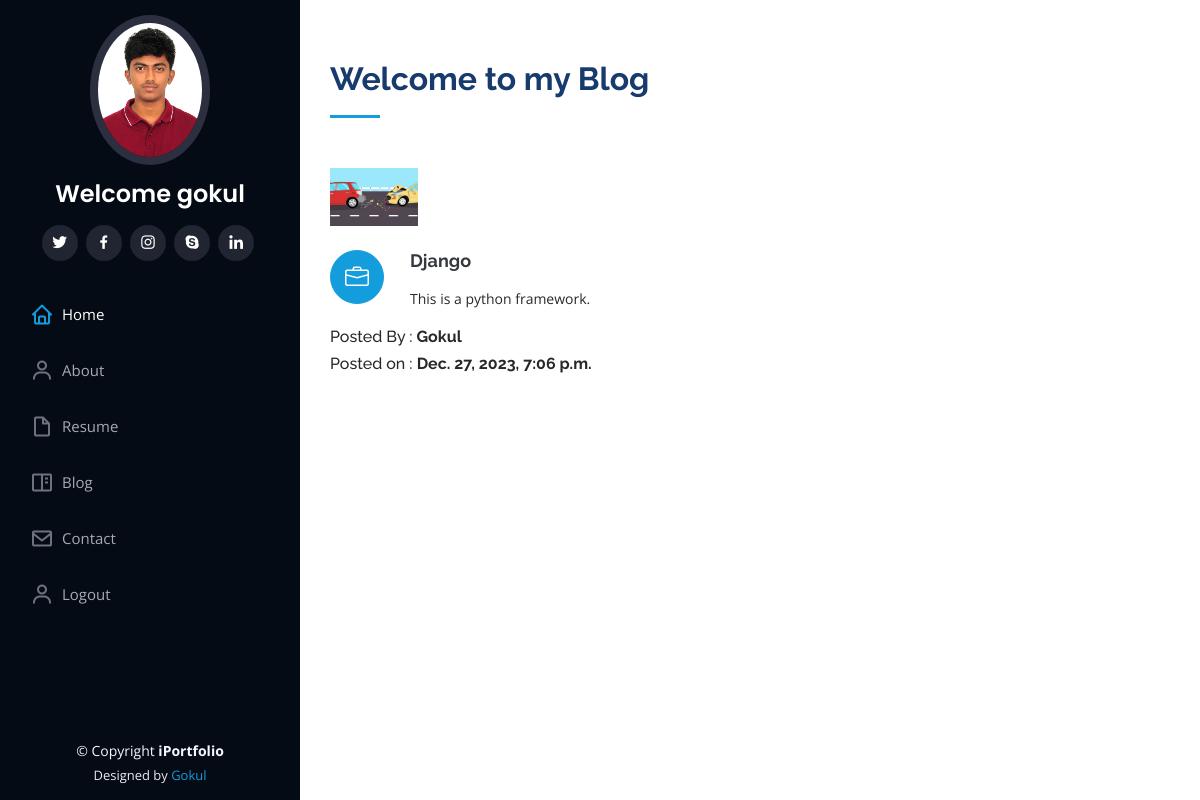
Screenshot of /blog (signed in) with the database file from the repository.
### portfolio/models.py (models this page shows, shortened)
class Blogs(models.Model):
    title = models.CharField(max_length = 60)
    description = models.TextField()
    authname = models.CharField(max_length = 15)
    img = models.ImageField(upload_to='blog',blank=True,null = True)
    timeStamp = models.DateTimeField(auto_now_add = True,blank=True)

### portfolio/views.py (the view)
# urls.py: path('blog',views.handleblog,name='handleblog'),
def handleblog(request):
    posts = Blogs.objects.all()
    context = {"posts":posts}
    return render(request,'handleblog.html',context)

### templates/handleblog.html (shortened to what this page needs)
{% extends 'basic.html' %}
{% block body%}
{% load static %}
<section id="services" class="services">
    <div class="container">
      <div class="section-title">
        <h2>Welcome to my Blog</h2>
      </div>
      <div class="row">
        {% for post in posts reversed %}
        <div class="col-lg-4 col-md-6 icon-box" data-aos="fade-up">
          <div class="col-lg-4" data-aos="fade-right">
            <img src="{{post.img.url}}" class="img-fluid" alt="no-image">
          </div>
        <br>
          <div class="icon"><i class="bi bi-briefcase"></i></div>
          <h4 class="title"><a href="">{{post.title}}</a></h4>
          <p class="description">{{post.description}}</p>
          <h6 >Posted By : <b>{{post.authname}}</b></h6>
          <h6 >Posted on : <b>{{post.timeStamp}}</b></h6>
        </div>
        {% endfor %}
      </div>
    </div>
  </section>
{% endblock body %}

### templates/basic.html (shortened to what this page needs)
{% load static %}
<!DOCTYPE html>
<html lang="en">
<head>
  <link href="{% static 'assets/vendor/aos/aos.css'%}" rel="stylesheet">
  <link href="{% static 'assets/vendor/bootstrap/css/bootstrap.min.css'%}" rel="stylesheet">
  <link href="{% static 'assets/vendor/bootstrap-icons/bootstrap-icons.css'%}" rel="stylesheet">
  <link href="{% static 'assets/vendor/boxicons/css/boxicons.min.css'%}" rel="stylesheet">
  <link href="{% static 'assets/vendor/glightbox/css/glightbox.min.css'%}" rel="stylesheet">
  <link href="{% static 'assets/vendor/swiper/swiper-bundle.min.css'%}" rel="stylesheet">
  <link href="{% static 'assets/css/style.css'%}" rel="stylesheet">
</head>
<body>
  <header id="header">
    <div class="d-flex flex-column">
      <div class="profile">
        <img src="{% static 'assets/img/gokul_photo.jpg'%}" alt="" class="img-fluid rounded-circle">
        <h1 class="text-light"><a href="index.html">Welcome {{ user.username }}</a></h1>
        <div class="social-links mt-3 text-center">
          <a href="#" class="twitter"><i class="bx bxl-twitter"></i></a>
          <a href="#" class="facebook"><i class="bx bxl-facebook"></i></a>
          <a href="#" class="instagram"><i class="bx bxl-instagram"></i></a>
          <a href="#" class="google-plus"><i class="bx bxl-skype"></i></a>
          <a href="https://www.linkedin.com/in/k-gokul-srinivas/" target="_blank" class="linkedin"><i class="bx bxl-linkedin"></i></a>
        </div>
      </div>
      <nav id="navbar" class="nav-menu navbar">
        <ul>
          <li><a href="/" class="nav-link scrollto active"><i class="bx bx-home"></i> <span>Home</span></a></li>
          <li><a href="/about" class="nav-link scrollto"><i class="bx bx-user"></i> <span>About</span></a></li>
          <li><a href="#resume" class="nav-link scrollto"><i class="bx bx-file-blank"></i> <span>Resume</span></a></li>
          <li><a href="/blog" class="nav-link scrollto"><i class="bx bx-book-content"></i> <span>Blog</span></a></li>
          <li><a href="/contact" class="nav-link scrollto"><i class="bx bx-envelope"></i> <span>Contact</span></a></li>
{% if not request.user.is_authenticated %}
          <li><a href="/auth/signup/" class="nav-link scrollto"><i class="bx bx-user"></i> <span>SignUp</span></a></li>
          <li><a href="/auth/login/" class="nav-link scrollto"><i class="bx bx-user"></i> <span>Login</span></a></li>
{% else %}
          <li><a href="/auth/logout/" class="nav-link scrollto"><i class="bx bx-user"></i> <span>Logout</span></a></li>
{% endif %}
        </ul>
      </nav>
    </div>
  </header>
  <main id="main">
    {% block body %}
    {% endblock body %}
  </main>
  <footer id="footer">
    <div class="container">
      <div class="copyright">
        &copy; Copyright <strong><span>iPortfolio</span></strong>
      </div>
      <div class="credits">
        Designed by <a href="https://bootstrapmade.com/">Gokul</a>
      </div>
    </div>
  </footer>
</body>
</html>

### static/assets/css/style.css (style rules this page uses)
body { font-family: "Open Sans", sans-serif; color: #272829; }
a { color: #149ddd; text-decoration: none; }
h1, h2, h3, h4, h5, h6 { font-family: "Raleway", sans-serif; }
#header { position: fixed; top: 0; left: 0; bottom: 0; width: 300px; transition: all ease-in-out 0.5s; z-index: 9997; transition: all 0.5s; padding: 0 15px; background: #040b14; overflow-y: auto; }
#header .profile img { margin: 15px auto; display: block; width: 120px; border: 8px solid #2c2f3f; }
#header .profile h1 { font-size: 24px; margin: 0; padding: 0; font-weight: 600; -moz-text-align-last: center; text-align-last: center; font-family: "Poppins", sans-serif; }
#header .profile h1 a, #header .profile h1 a:hover { color: #fff; text-decoration: none; }
#header .profile .social-links a { font-size: 18px; display: inline-block; background: #212431; color: #fff; line-height: 1; padding: 8px 0; margin-right: 4px; border-radius: 50%; text-align: center; width: 36px; height: 36px; transition: 0.3s; }
#main { margin-left: 300px; }
.container, .container-fluid { padding-left: 30px; padding-right: 30px; }
.nav-menu { padding: 30px 0 0 0; }
.nav-menu * { margin: 0; padding: 0; list-style: none; }
.nav-menu>ul>li { position: relative; white-space: nowrap; }
.nav-menu a, .nav-menu a:focus { display: flex; align-items: center; color: #a8a9b4; padding: 12px 15px; margin-bottom: 8px; transition: 0.3s; font-size: 15px; }
.nav-menu a i, .nav-menu a:focus i { font-size: 24px; padding-right: 8px; color: #6f7180; }
.nav-menu a:hover, .nav-menu .active, .nav-menu .active:focus, .nav-menu li:hover>a { text-decoration: none; color: #fff; }
.nav-menu a:hover i, .nav-menu .active i, .nav-menu .active:focus i, .nav-menu li:hover>a i { color: #149ddd; }
section { padding: 60px 0; overflow: hidden; }
.section-title { padding-bottom: 30px; }
.section-title h2 { font-size: 32px; font-weight: bold; margin-bottom: 20px; padding-bottom: 20px; position: relative; color: #173b6c; }
.section-title h2::after { content: ""; position: absolute; display: block; width: 50px; height: 3px; background: #149ddd; bottom: 0; left: 0; }
.services .icon-box { margin-bottom: 20px; }
.services .icon { float: left; display: flex; align-items: center; justify-content: center; width: 54px; height: 54px; background: #149ddd; border-radius: 50%; transition: 0.5s; border: 1px solid #149ddd; }
.services .icon i { color: #fff; font-size: 24px; line-height: 0; }
.services .title { margin-left: 80px; font-weight: 700; margin-bottom: 15px; font-size: 18px; }
.services .title a { color: #343a40; }
.services .description { margin-left: 80px; line-height: 24px; font-size: 14px; }
#footer { padding: 15px; color: #f4f6fd; font-size: 14px; position: fixed; left: 0; bottom: 0; width: 300px; z-index: 9999; background: #040b14; }
#footer .copyright { text-align: center; }
#footer .credits { padding-top: 5px; text-align: center; font-size: 13px; color: #eaebf0; }

### rows the page displays
Blogs: img (picture), title "Django", description "This is a python framework.", authname "Gokul", timeStamp "Dec. 27, 2023, 7:06 p.m."

### other values shown
{{ user.username }} "gokul"
